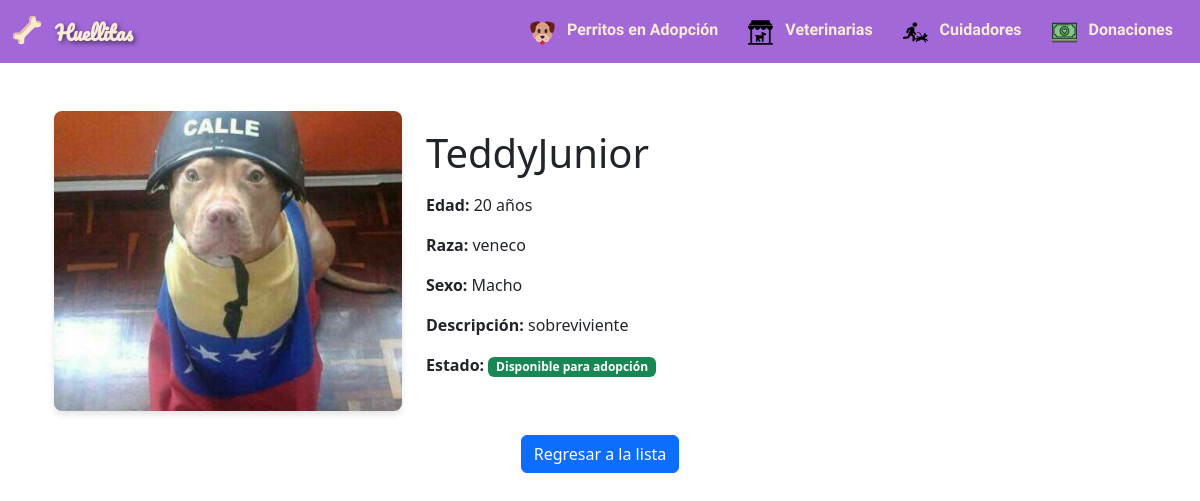
/lista_perritos/2/, run on the app's committed database.
### perritos/models.py (models this page shows, shortened)
class Perrito(models.Model):
    SEXO_CHOICES = [
        ('Macho', 'Macho'),
        ('Hembra', 'Hembra'),
    ]
    nombre = models.CharField(max_length=100)
    edad = models.PositiveIntegerField()
    raza = models.CharField(max_length=100)
    sexo = models.CharField(
        max_length=6,  # 'Macho' tiene 5 caracteres, 'Hembra' tiene 6
        choices=SEXO_CHOICES,
        default='Macho'  # Puedes establecer un valor por defecto
    )
    descripcion = models.TextField()
    tamano = models.CharField(
        max_length=50,
        choices=[('Pequeño', 'Pequeño'), ('Mediano', 'Mediano'), ('Grande', 'Grande')]
    )
    foto = models.ImageField(upload_to='fotos_perritos/')
    disponible = models.BooleanField(default=True)

### perritos/views.py (the view)
# urls.py: path('lista_perritos/<int:id>/', views.detalle_perrito, name='detalle_perrito'),
def detalle_perrito(request, id):
    perrito = get_object_or_404(Perrito, id=id)
    return render(request, 'perritos/detalle_perrito.html', {'perrito': perrito})

### perritos/templates/perritos/detalle_perrito.html
{% extends 'perritos/base.html' %}
{% block content %}
<div class="container mt-5">
    <div class="row align-items-center">
      <div class="col-md-4">
        <img src="{{ perrito.foto.url }}" alt="{{ perrito.nombre }}" class="img-card">
      </div>
      <div class="col-md-8">
        <h1 class="mb-3">{{ perrito.nombre }}</h1>
        <p><strong>Edad:</strong> {{ perrito.edad }} años</p>
        <p><strong>Raza:</strong> {{ perrito.raza }}</p>
        <p><strong>Sexo:</strong> {{ perrito.sexo }}</p>
        <p><strong>Descripción:</strong> {{ perrito.descripcion }}</p>
        <p><strong>Estado:</strong>
          {% if perrito.disponible %}
            <span class="badge bg-success">Disponible para adopción</span>
          {% else %}
            <span class="badge bg-danger">Adoptado</span>
          {% endif %}
        </p>
      </div>
    </div>
    <div class="text-center mt-4">
      <a href="/lista_perritos/" class="btn btn-primary">Regresar a la lista</a>
    </div>
  </div>
{% endblock %}

### static/styles/styles.css (style rules this page uses)
.img-card { width: 100%; height: 350px; border-radius: 8px; box-shadow: 0px 4px 6px rgba(0, 0, 0, 0.1); object-fit: cover; }
.img-card { width: 100%; height: 300px; border-radius: 8px; box-shadow: 0px 4px 6px rgba(0, 0, 0, 0.1); object-fit: cover; }

### data on the page
Perrito: foto (picture), nombre "TeddyJunior", edad "20", raza "veneco", sexo "Macho", descripcion "sobreviviente"
